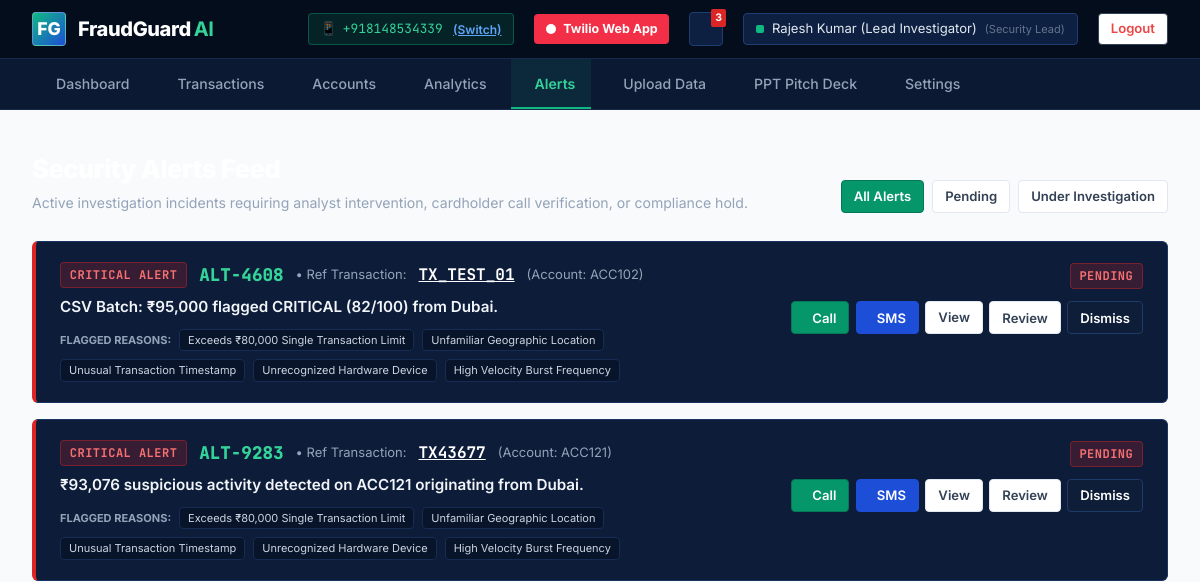
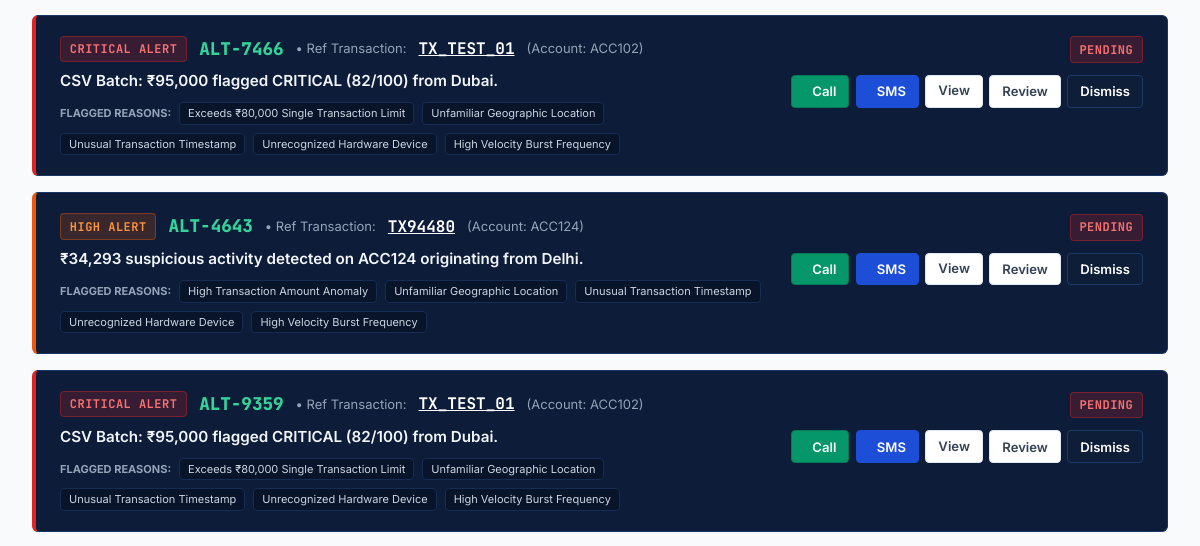
The app's page /alerts (signed in, upper part), older data (2 pictures, top to bottom).
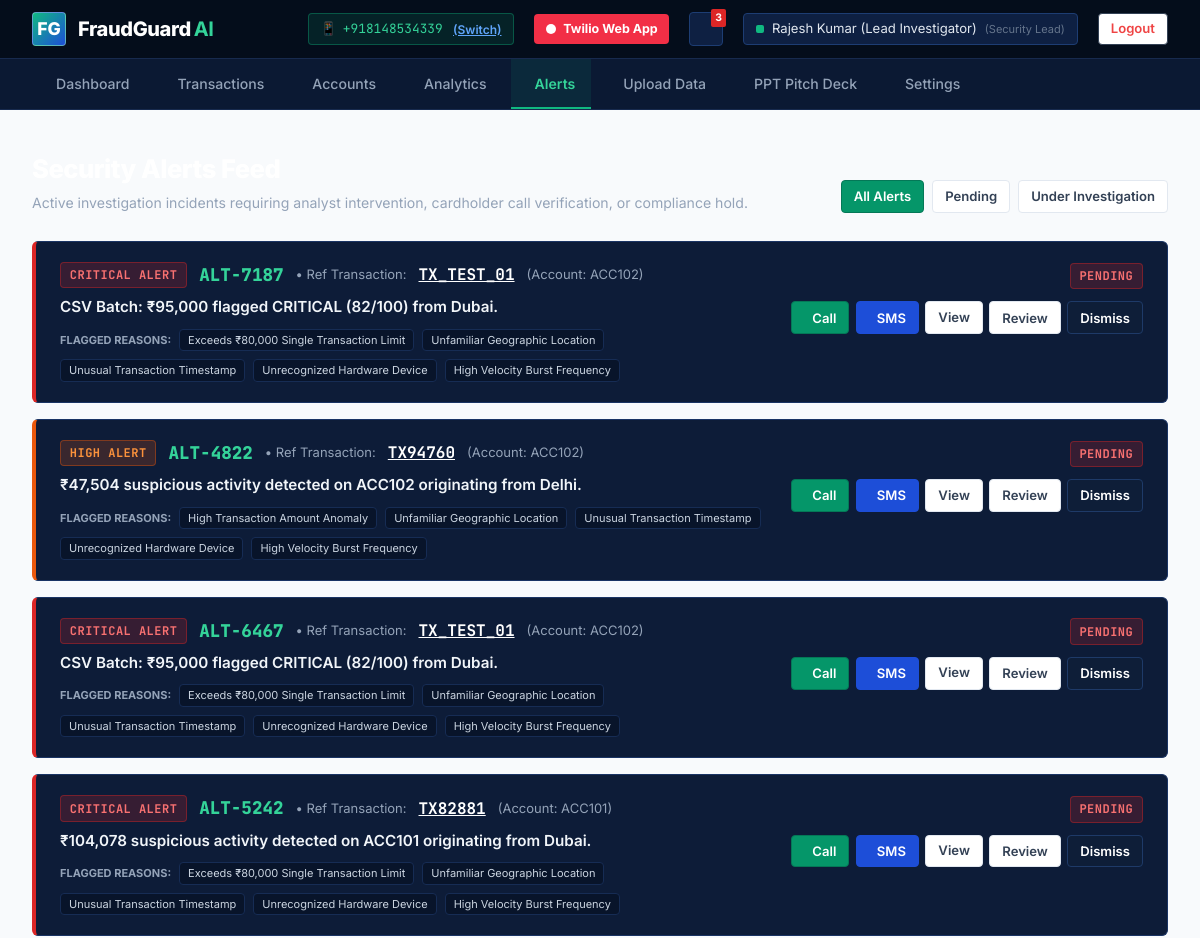
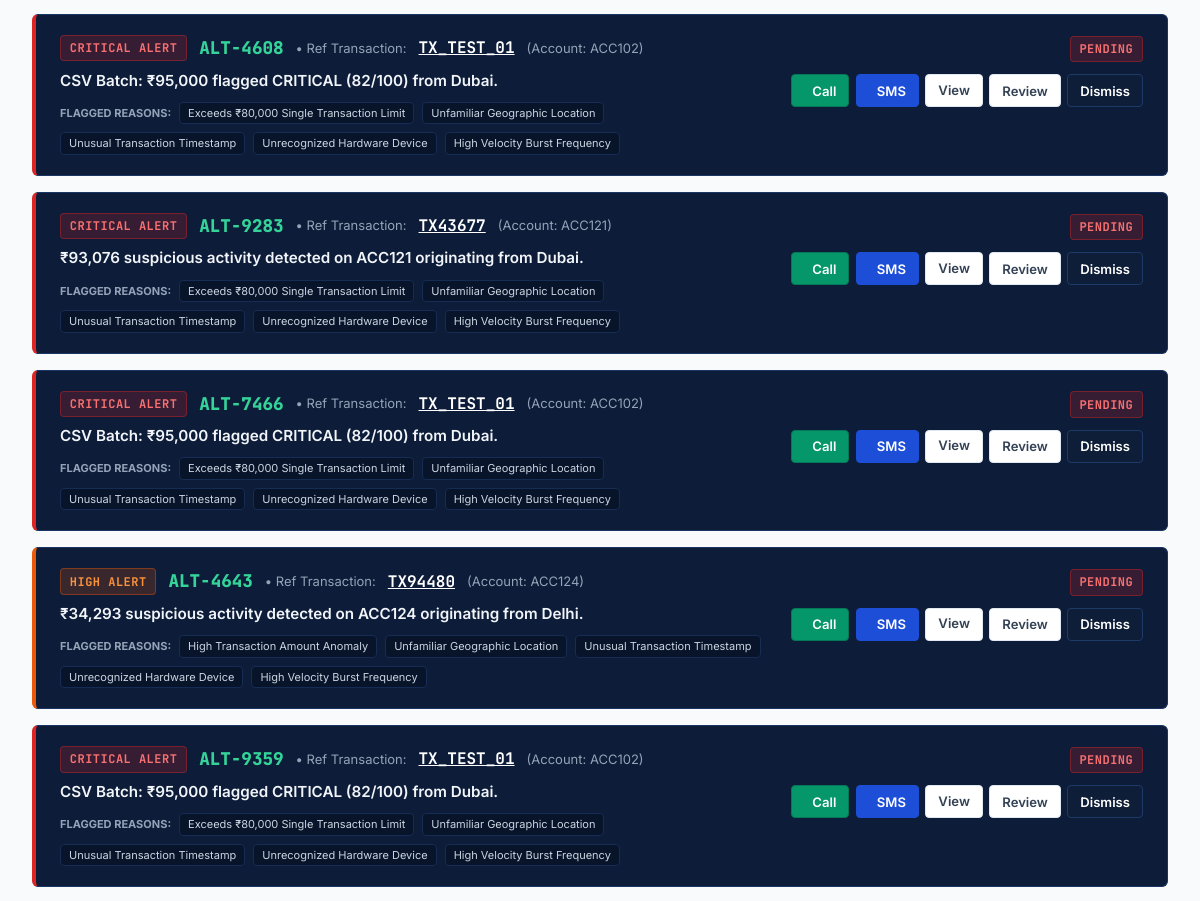
The same page, newer data (2 pictures, top to bottom).
### tables this page shows
CREATE TABLE alerts (
            id INTEGER PRIMARY KEY AUTOINCREMENT,
            alert_id TEXT UNIQUE NOT NULL,
            transaction_id TEXT NOT NULL,
            account_id TEXT NOT NULL,
            severity TEXT NOT NULL,
            message TEXT NOT NULL,
            reasons TEXT DEFAULT '[]',
            status TEXT DEFAULT 'PENDING',
            created_at TIMESTAMP DEFAULT CURRENT_TIMESTAMP,
            FOREIGN KEY (transaction_id) REFERENCES transactions (transaction_id)
        );

### app.py (the view)
@app.route('/alerts')
@login_required
def alerts_view():
    status_filter = request.args.get('status', 'ALL')
    alerts_list = get_all_alerts(status_filter=status_filter)
    for a in alerts_list:
        try:
            a['reasons_list'] = json.loads(a['reasons']) if a['reasons'] else []
        except Exception:
            a['reasons_list'] = []
    return render_template('alerts.html', alerts=alerts_list, status_filter=status_filter)

### app.py (called while the page is built)
@app.context_processor
def inject_telephony_context():
    creds = get_telephony_credentials()
    user_phone = session.get('user_phone') or creds.get('default_phone', '+918148534339')
    return {
        'active_user_phone': user_phone,
        'twilio_configured': creds.get('is_configured', False),
        'twilio_sid': creds.get('sid', ''),
        'twilio_from_phone': creds.get('from_phone', ''),
        'twilio_web_voice_url': TWILIO_WEB_APP_URLS['voice_console'],
        'twilio_web_sms_url': TWILIO_WEB_APP_URLS['sms_console'],
        'twilio_call_logs_url': TWILIO_WEB_APP_URLS['call_logs'],
        'twilio_sms_logs_url': TWILIO_WEB_APP_URLS['sms_logs'],
        'twilio_verified_numbers_url': TWILIO_WEB_APP_URLS['verified_caller_ids'],
        'twilio_manage_numbers_url': TWILIO_WEB_APP_URLS['incoming_numbers']
    }

def login_required(f):
    @wraps(f)
    def decorated_function(*args, **kwargs):
        if 'user_id' not in session:
            if request.is_json or request.path.startswith('/api/'):
                return jsonify({'success': False, 'message': 'Authentication required. Please log in.'}), 401
            return redirect(url_for('login_view', next=request.url))
        return f(*args, **kwargs)
    return decorated_function

### database.py (called while the page is built)
def get_db_connection():
    os.makedirs(os.path.dirname(DB_PATH), exist_ok=True)
    conn = sqlite3.connect(DB_PATH, timeout=30.0)
    conn.row_factory = sqlite3.Row
    return conn

def get_all_alerts(status_filter=None):
    conn = get_db_connection()
    if status_filter and status_filter != 'ALL':
        rows = conn.execute('SELECT * FROM alerts WHERE status = ? ORDER BY id DESC', (status_filter,)).fetchall()
    else:
        rows = conn.execute('SELECT * FROM alerts ORDER BY id DESC').fetchall()
    conn.close()
    return [dict(r) for r in rows]

def get_system_settings():
    conn = get_db_connection()
    row = conn.execute('SELECT * FROM system_settings ORDER BY id DESC LIMIT 1').fetchone()
    if not row:
        conn.execute('INSERT INTO system_settings (rule_weight, ml_weight, transaction_limit, auto_block_threshold, default_recipient_phone) VALUES (0.6, 0.4, 80000.0, 81, "+918148534339")')
        conn.commit()
        row = conn.execute('SELECT * FROM system_settings ORDER BY id DESC LIMIT 1').fetchone()
    conn.close()
    return dict(row)

### templates/alerts.html (shortened to what this page needs)
{% extends "base.html" %}
{% block content %}
<div class="app-main-content">
    <div style="margin-bottom: 1.75rem; display: flex; justify-content: space-between; align-items: flex-end;">
        <div>
            <h1 style="font-size: 1.6rem; font-weight: 800; color: #FFFFFF; letter-spacing: -0.02em;">
            </h1>
            <p style="font-size: 0.88rem; color: #94A3B8; margin-top: 0.2rem;">
                Active investigation incidents requiring analyst intervention, cardholder call verification, or compliance hold.
            </p>
        </div>
        <div style="display: flex; gap: 0.5rem;">
            <a href="{{ url_for('alerts_view', status='ALL') }}" class="btn btn-sm {% if status_filter == 'ALL' %}btn-green{% else %}btn-secondary{% endif %}">
                All Alerts
            </a>
            <a href="{{ url_for('alerts_view', status='PENDING') }}" class="btn btn-sm {% if status_filter == 'PENDING' %}btn-green{% else %}btn-secondary{% endif %}">
                Pending
            </a>
            <a href="{{ url_for('alerts_view', status='UNDER_INVESTIGATION') }}" class="btn btn-sm {% if status_filter == 'UNDER_INVESTIGATION' %}btn-green{% else %}btn-secondary{% endif %}">
                Under Investigation
            </a>
        </div>
    </div>
    <div style="display: flex; flex-direction: column; gap: 1rem;">
        {% for alert in alerts %}
        <div id="alert-row-{{ alert.alert_id }}" class="panel-card" style="border-left: 4px solid {% if alert.severity == 'CRITICAL' %}#DC2626{% elif alert.severity == 'HIGH' %}#EA580C{% else %}#D97706{% endif %}; padding: 1.25rem 1.5rem;">
            <div style="display: flex; justify-content: space-between; align-items: flex-start; gap: 1.5rem; flex-wrap: wrap;">
                <div style="flex: 1; min-width: 320px;">
                    <div style="display: flex; align-items: center; gap: 0.75rem; margin-bottom: 0.5rem;">
                        <span class="risk-tag {{ alert.severity.lower() }}">
                            {{ alert.severity }} ALERT
                        </span>
                        <span class="mono" style="font-weight: 800; color: #34D399; font-size: 1.1rem;">
                            {{ alert.alert_id }}
                        </span>
                        <span style="color: #94A3B8; font-size: 13px;">&bull; Ref Transaction:</span>
                        <a href="{{ url_for('transaction_details_view', tx_id=alert.transaction_id) }}" class="mono" style="font-weight: 700; color: #FFFFFF; text-decoration: underline;">
                            {{ alert.transaction_id }}
                        </a>
                        <span style="color: #94A3B8; font-size: 13px;">(Account: {{ alert.account_id }})</span>
                    </div>
                    <div style="font-size: 0.95rem; font-weight: 600; color: #F1F5F9; margin-bottom: 0.6rem;">
                        {{ alert.message }}
                    </div>
                    {% if alert.reasons_list %}
                    <div style="display: flex; flex-wrap: wrap; gap: 0.5rem; align-items: center;">
                        <span style="font-size: 11px; font-weight: 700; color: #94A3B8; text-transform: uppercase;">FLAGGED REASONS:</span>
                        {% for r in alert.reasons_list %}
                        <span style="background: #08142A; border: 1px solid #162C54; border-radius: 4px; padding: 2px 8px; font-size: 11px; color: #CBD5E1;">
                            {{ r }}
                        </span>
                        {% endfor %}
                    </div>
                    {% endif %}
                </div>
                <div style="display: flex; flex-direction: column; align-items: flex-end; gap: 0.75rem;">
                    <div>
                        <span id="status-badge-{{ alert.alert_id }}" class="risk-tag {% if alert.status == 'PENDING' %}critical{% elif alert.status == 'UNDER_INVESTIGATION' %}medium{% else %}low{% endif %}">
                            {{ alert.status }}
                        </span>
                    </div>
                    <div style="display: flex; gap: 0.4rem; flex-wrap: wrap;">
                        <button class="btn btn-green btn-sm btn-call-customer" data-account-id="{{ alert.account_id }}" data-tx-id="{{ alert.transaction_id }}">
                             Call
                        </button>
                        <button class="btn btn-primary btn-sm btn-send-message" data-account-id="{{ alert.account_id }}" data-tx-id="{{ alert.transaction_id }}">
                             SMS
                        </button>
                        <a href="{{ url_for('transaction_details_view', tx_id=alert.transaction_id) }}" class="btn btn-secondary btn-sm">
                            View
                        </a>
                        <button class="btn btn-secondary btn-sm btn-review-alert" data-alert-id="{{ alert.alert_id }}">
                            Review
                        </button>
                        <button class="btn btn-dark btn-sm btn-dismiss-alert" data-alert-id="{{ alert.alert_id }}">
                            Dismiss
                        </button>
                    </div>
                </div>
            </div>
        </div>
        {% endfor %}
    </div>
</div>
{% endblock %}

### templates/base.html (shortened to what this page needs)
<!DOCTYPE html>
<html lang="en">
<head>
    <link rel="stylesheet" href="https://cdn.jsdelivr.net/npm/lucide-static@0.321.0/font/lucide.min.css">
    <link rel="stylesheet" href="{{ url_for('static', filename='css/style.css') }}">
</head>
<body class="{% if session.get('user_id') %}dark-mode{% endif %}">
    {% if not session.get('user_id') %}
    <header class="public-navbar">
        <div class="brand-container">
            <div class="brand-shield">FG</div>
            <div class="brand-title">FraudGuard<span>AI</span></div>
        </div>
        <ul class="public-nav-links">
            <li><a href="{{ url_for('landing_page') }}" class="{% if request.path == '/' %}active{% endif %}">Home</a></li>
            <li><a href="#how-it-works">How It Works</a></li>
            <li><a href="#features">Features</a></li>
            <li><a href="#analytics-preview">Analytics</a></li>
            <li><a href="#security-arch">Security</a></li>
        </ul>
        <div style="display: flex; align-items: center; gap: 1rem;">
            <a href="{{ url_for('login_view') }}" class="btn btn-primary btn-sm">Login to Console</a>
        </div>
    </header>
    {% else %}
    <header class="admin-header">
        <div class="brand-container">
            <a href="{{ url_for('dashboard_view') }}" style="display: flex; align-items: center; gap: 0.75rem;">
                <div class="brand-shield">FG</div>
                <div class="brand-title">FraudGuard<span>AI</span></div>
            </a>
        </div>
        <div class="user-badge-container">
            <div class="admin-phone-pill" style="display: flex; align-items: center; gap: 0.4rem; background: rgba(16, 185, 129, 0.12); border: 1px solid rgba(16, 185, 129, 0.35); padding: 0.35rem 0.7rem; border-radius: 4px; font-size: 0.8rem; font-family: 'JetBrains Mono', monospace; color: #34D399;" title="Target phone number for real Twilio cellular calls & SMS">
                <span>📱</span>
                <span id="headerLinkedPhone">{{ active_user_phone }}</span>
                <button type="button" onclick="openPhoneSwitchModal()" style="background: none; border: none; color: #60A5FA; cursor: pointer; text-decoration: underline; font-size: 0.75rem; padding: 0; margin-left: 0.25rem; font-family: 'Inter', sans-serif; font-weight: 600;">(Switch)</button>
            </div>
            <a href="{{ twilio_web_voice_url }}" target="_blank" rel="noopener" class="btn btn-sm" style="background: #F22F46; color: #FFFFFF; font-weight: 700; border-radius: 4px; display: inline-flex; align-items: center; gap: 0.4rem; font-size: 0.78rem; text-decoration: none; padding: 0.35rem 0.7rem; border: none;" title="Open Twilio Web Application Console">
                <svg width="12" height="12" viewBox="0 0 24 24" fill="currentColor"><circle cx="12" cy="12" r="10"/><circle cx="8" cy="8" r="2" fill="#FFF"/><circle cx="16" cy="8" r="2" fill="#FFF"/><circle cx="8" cy="16" r="2" fill="#FFF"/><circle cx="16" cy="16" r="2" fill="#FFF"/></svg>
                Twilio Web App
            </a>
            <a href="{{ url_for('alerts_view') }}" class="notif-bell-btn" title="Pending Security Alerts">
                <span class="notif-badge-count" id="headerAlertCount">3</span>
            </a>
            <div class="admin-user-pill">
                <span style="display: inline-block; width: 8px; height: 8px; background: #10B981; border-radius: 2px;"></span>
                <span>{{ session.get('user_name', 'Administrator') }}</span>
                <span style="color: #64748B; font-size: 11px;">(Security Lead)</span>
            </div>
            <a href="{{ url_for('logout_view') }}" class="btn btn-secondary btn-sm" style="color: #EF4444; border-color: #334155;">Logout</a>
        </div>
    </header>
    <nav class="admin-nav-bar">
        <a href="{{ url_for('dashboard_view') }}" class="admin-nav-link {% if request.path == '/dashboard' %}active{% endif %}">
             Dashboard
        </a>
        <a href="{{ url_for('transactions_view') }}" class="admin-nav-link {% if request.path.startswith('/transactions') %}active{% endif %}">
             Transactions
        </a>
        <a href="{{ url_for('accounts_view') }}" class="admin-nav-link {% if request.path.startswith('/accounts') %}active{% endif %}">
             Accounts
        </a>
        <a href="{{ url_for('analytics_view') }}" class="admin-nav-link {% if request.path == '/analytics' %}active{% endif %}">
             Analytics
        </a>
        <a href="{{ url_for('alerts_view') }}" class="admin-nav-link {% if request.path == '/alerts' %}active{% endif %}">
             Alerts
        </a>
        <a href="{{ url_for('upload_view') }}" class="admin-nav-link {% if request.path == '/upload' %}active{% endif %}">
             Upload Data
        </a>
        <a href="{{ url_for('presentation_view') }}" class="admin-nav-link {% if request.path == '/presentation' %}active{% endif %}">
             PPT Pitch Deck
        </a>
        <a href="{{ url_for('settings_view') }}" class="admin-nav-link {% if request.path == '/settings' %}active{% endif %}">
             Settings
        </a>
    </nav>
    {% endif %}
    <main>
        {% block content %}{% endblock %}
    </main>
</body>
</html>

Row changes from the older to the newer data that the page shows:
added alerts: severity "CRITICAL", alert_id "ALT-7187", transaction_id "TX_TEST_01", account_id "ACC102", message "CSV Batch: ₹95,000 flagged CRITICAL (82/100) from Dubai.", reasons_list "Exceeds ₹80,000 Single Transaction Limit" "Unfamiliar Geographic Location" "Unusual Transaction Timestamp" "Unrecognized Hardware Device" "High Velocity Burst Frequency", status "PENDING"
added alerts: severity "HIGH", alert_id "ALT-4822", transaction_id "TX94760", account_id "ACC102", message "₹47,504 suspicious activity detected on ACC102 originating from Delhi.", reasons_list "High Transaction Amount Anomaly" "Unfamiliar Geographic Location" "Unusual Transaction Timestamp" "Unrecognized Hardware Device" "High Velocity Burst Frequency", status "PENDING"
added alerts: severity "CRITICAL", alert_id "ALT-6467", transaction_id "TX_TEST_01", account_id "ACC102", message "CSV Batch: ₹95,000 flagged CRITICAL (82/100) from Dubai.", reasons_list "Exceeds ₹80,000 Single Transaction Limit" "Unfamiliar Geographic Location" "Unusual Transaction Timestamp" "Unrecognized Hardware Device" "High Velocity Burst Frequency", status "PENDING"
added alerts: severity "CRITICAL", alert_id "ALT-5242", transaction_id "TX82881", account_id "ACC101", message "₹104,078 suspicious activity detected on ACC101 originating from Dubai.", reasons_list "Exceeds ₹80,000 Single Transaction Limit" "Unfamiliar Geographic Location" "Unusual Transaction Timestamp" "Unrecognized Hardware Device" "High Velocity Burst Frequency", status "PENDING"
